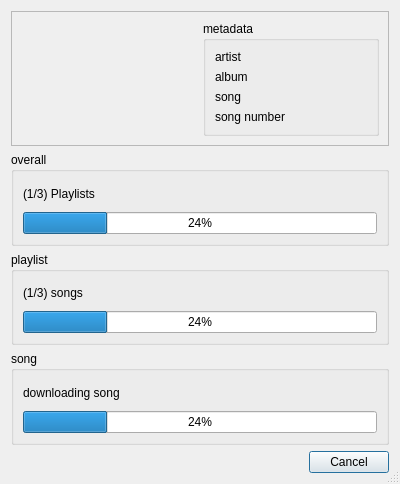
<?xml version="1.0" encoding="UTF-8"?>
<ui version="4.0">
 <class>Dialog</class>
 <widget class="QDialog" name="Dialog">
  <property name="geometry">
   <rect>
    <x>0</x>
    <y>0</y>
    <width>400</width>
    <height>484</height>
   </rect>
  </property>
  <property name="windowTitle">
   <string>Dialog</string>
  </property>
  <property name="windowOpacity">
   <double>0.900000000000000</double>
  </property>
  <property name="sizeGripEnabled">
   <bool>true</bool>
  </property>
  <property name="modal">
   <bool>true</bool>
  </property>
  <layout class="QVBoxLayout" name="verticalLayout_5">
   <item>
    <widget class="QFrame" name="frame">
     <property name="frameShape">
      <enum>QFrame::StyledPanel</enum>
     </property>
     <property name="frameShadow">
      <enum>QFrame::Raised</enum>
     </property>
     <layout class="QHBoxLayout" name="horizontalLayout">
      <item>
       <widget class="QFrame" name="albumCover">
        <property name="sizeIncrement">
         <size>
          <width>1</width>
          <height>1</height>
         </size>
        </property>
        <property name="frameShape">
         <enum>QFrame::NoFrame</enum>
        </property>
        <property name="frameShadow">
         <enum>QFrame::Plain</enum>
        </property>
       </widget>
      </item>
      <item>
       <widget class="QGroupBox" name="groupBox">
        <property name="title">
         <string>metadata</string>
        </property>
        <layout class="QVBoxLayout" name="verticalLayout">
         <item>
          <widget class="QLabel" name="artistLabel">
           <property name="text">
            <string>artist</string>
           </property>
          </widget>
         </item>
         <item>
          <widget class="QLabel" name="albumLabel">
           <property name="text">
            <string>album</string>
           </property>
          </widget>
         </item>
         <item>
          <widget class="QLabel" name="songLabel">
           <property name="text">
            <string>song</string>
           </property>
          </widget>
         </item>
         <item>
          <widget class="QLabel" name="songNumberLabel">
           <property name="text">
            <string>song number</string>
           </property>
          </widget>
         </item>
        </layout>
       </widget>
      </item>
     </layout>
    </widget>
   </item>
   <item>
    <widget class="QGroupBox" name="overAllGroup">
     <property name="title">
      <string>overall</string>
     </property>
     <layout class="QVBoxLayout" name="verticalLayout_4">
      <item>
       <widget class="QLabel" name="pllaylistsBox">
        <property name="text">
         <string>(1/3) Playlists</string>
        </property>
       </widget>
      </item>
      <item>
       <widget class="QProgressBar" name="overAllProgress">
        <property name="value">
         <number>24</number>
        </property>
       </widget>
      </item>
     </layout>
    </widget>
   </item>
   <item>
    <widget class="QGroupBox" name="playlistGroup">
     <property name="title">
      <string>playlist</string>
     </property>
     <layout class="QVBoxLayout" name="verticalLayout_3">
      <item>
       <widget class="QLabel" name="songsStatus">
        <property name="text">
         <string>(1/3) songs</string>
        </property>
       </widget>
      </item>
      <item>
       <widget class="QProgressBar" name="PlaylistProgress">
        <property name="value">
         <number>24</number>
        </property>
       </widget>
      </item>
     </layout>
    </widget>
   </item>
   <item>
    <widget class="QGroupBox" name="songGroup">
     <property name="title">
      <string>song</string>
     </property>
     <layout class="QVBoxLayout" name="verticalLayout_2">
      <item>
       <widget class="QLabel" name="songStatus">
        <property name="text">
         <string>downloading song</string>
        </property>
       </widget>
      </item>
      <item>
       <widget class="QProgressBar" name="songProgress">
        <property name="value">
         <number>24</number>
        </property>
       </widget>
      </item>
     </layout>
    </widget>
   </item>
   <item>
    <widget class="QDialogButtonBox" name="buttonBox">
     <property name="orientation">
      <enum>Qt::Horizontal</enum>
     </property>
     <property name="standardButtons">
      <set>QDialogButtonBox::Cancel</set>
     </property>
    </widget>
   </item>
  </layout>
 </widget>
 <resources/>
 <connections>
  <connection>
   <sender>buttonBox</sender>
   <signal>accepted()</signal>
   <receiver>Dialog</receiver>
   <slot>accept()</slot>
   <hints>
    <hint type="sourcelabel">
     <x>248</x>
     <y>254</y>
    </hint>
    <hint type="destinationlabel">
     <x>157</x>
     <y>274</y>
    </hint>
   </hints>
  </connection>
  <connection>
   <sender>buttonBox</sender>
   <signal>rejected()</signal>
   <receiver>Dialog</receiver>
   <slot>reject()</slot>
   <hints>
    <hint type="sourcelabel">
     <x>316</x>
     <y>260</y>
    </hint>
    <hint type="destinationlabel">
     <x>286</x>
     <y>274</y>
    </hint>
   </hints>
  </connection>
 </connections>
</ui>
